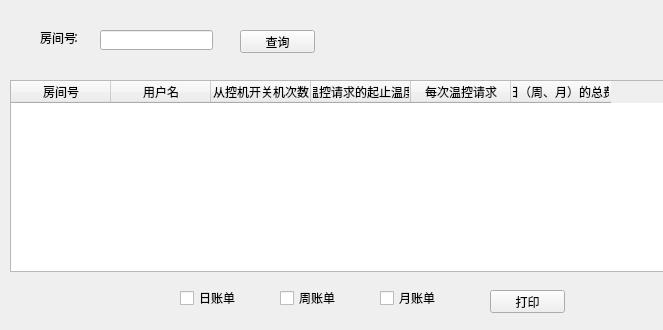
<?xml version="1.0" encoding="UTF-8"?>
<ui version="4.0">
 <class>account</class>
 <widget class="QWidget" name="account">
  <property name="geometry">
   <rect>
    <x>0</x>
    <y>0</y>
    <width>663</width>
    <height>330</height>
   </rect>
  </property>
  <property name="windowTitle">
   <string>Form</string>
  </property>
  <widget class="QLabel" name="label">
   <property name="geometry">
    <rect>
     <x>40</x>
     <y>30</y>
     <width>41</width>
     <height>16</height>
    </rect>
   </property>
   <property name="text">
    <string>房间号</string>
   </property>
  </widget>
  <widget class="QLabel" name="label_2">
   <property name="geometry">
    <rect>
     <x>70</x>
     <y>30</y>
     <width>16</width>
     <height>16</height>
    </rect>
   </property>
   <property name="text">
    <string>：</string>
   </property>
  </widget>
  <widget class="QLineEdit" name="lineEdit">
   <property name="geometry">
    <rect>
     <x>100</x>
     <y>30</y>
     <width>113</width>
     <height>20</height>
    </rect>
   </property>
  </widget>
  <widget class="QPushButton" name="pushButton">
   <property name="geometry">
    <rect>
     <x>240</x>
     <y>30</y>
     <width>75</width>
     <height>23</height>
    </rect>
   </property>
   <property name="text">
    <string>查询</string>
   </property>
  </widget>
  <widget class="QTableWidget" name="tableWidget">
   <property name="geometry">
    <rect>
     <x>10</x>
     <y>80</y>
     <width>661</width>
     <height>192</height>
    </rect>
   </property>
   <column>
    <property name="text">
     <string>房间号</string>
    </property>
   </column>
   <column>
    <property name="text">
     <string>用户名</string>
    </property>
   </column>
   <column>
    <property name="text">
     <string>从控机开关机次数</string>
    </property>
   </column>
   <column>
    <property name="text">
     <string>温控请求的起止温度</string>
    </property>
   </column>
   <column>
    <property name="text">
     <string>每次温控请求</string>
    </property>
   </column>
   <column>
    <property name="text">
     <string>每日（周、月）的总费用</string>
    </property>
   </column>
  </widget>
  <widget class="QPushButton" name="pushButton_2">
   <property name="geometry">
    <rect>
     <x>490</x>
     <y>290</y>
     <width>75</width>
     <height>23</height>
    </rect>
   </property>
   <property name="text">
    <string>打印</string>
   </property>
  </widget>
  <widget class="QCheckBox" name="checkBox">
   <property name="geometry">
    <rect>
     <x>180</x>
     <y>290</y>
     <width>61</width>
     <height>16</height>
    </rect>
   </property>
   <property name="text">
    <string>日账单</string>
   </property>
  </widget>
  <widget class="QCheckBox" name="checkBox_2">
   <property name="geometry">
    <rect>
     <x>280</x>
     <y>290</y>
     <width>71</width>
     <height>16</height>
    </rect>
   </property>
   <property name="text">
    <string>周账单</string>
   </property>
  </widget>
  <widget class="QCheckBox" name="checkBox_3">
   <property name="geometry">
    <rect>
     <x>380</x>
     <y>290</y>
     <width>71</width>
     <height>16</height>
    </rect>
   </property>
   <property name="text">
    <string>月账单</string>
   </property>
  </widget>
 </widget>
 <resources/>
 <connections/>
</ui>
